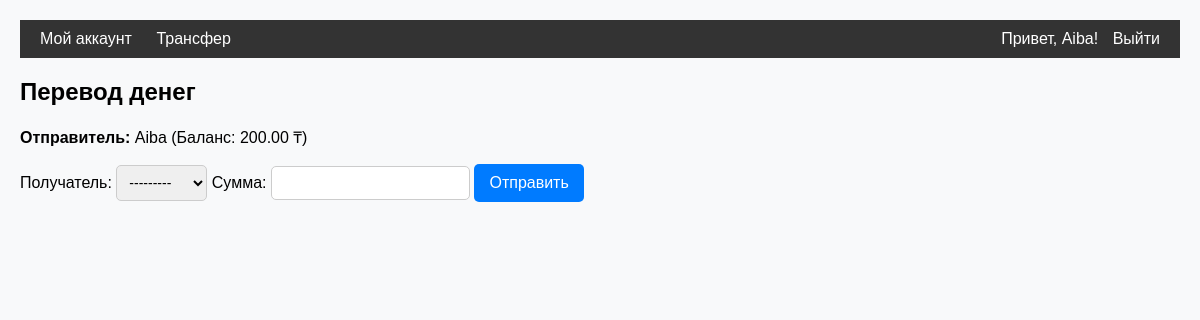
The app's page /transfer/ (signed in), older data.
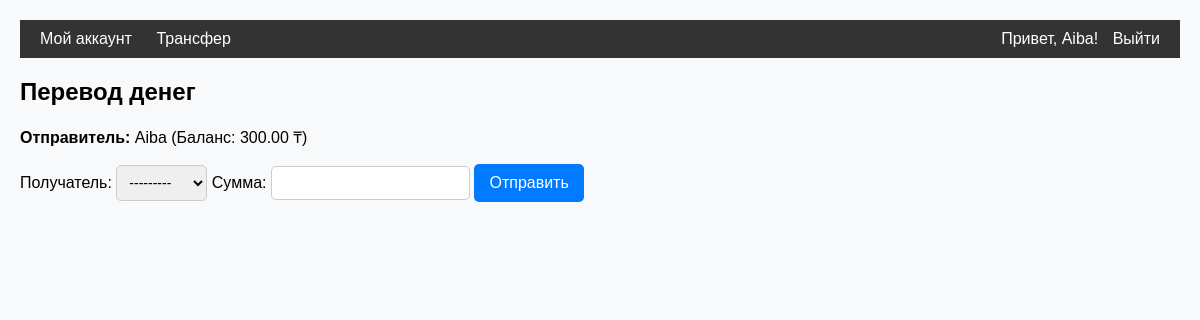
The same page, newer data.
### users/models.py (models this page shows, shortened)
class UserAccount(AbstractUser):
    balance = models.DecimalField(max_digits=10, decimal_places=2, default=0.00)
    deposit = models.DecimalField(max_digits=10, decimal_places=2, default=0.00)
    is_admin = models.BooleanField(default=False)
    is_manager = models.BooleanField(default=False)
    is_customer = models.BooleanField(default=True)
    def __str__(self):
        return self.username

### users/views.py (the view)
# urls.py: path('transfer/', views.transfer_money, name='transfer'),
@login_required
def transfer_money(request):
    if request.method == "POST":
        form = TransferForm(request.POST, current_user=request.user)
        if form.is_valid():
            sender = request.user
            receiver = form.cleaned_data['receiver']
            amount = form.cleaned_data['amount']
            if sender.balance >= amount:
                transaction = Transaction.objects.create(
                    sender=sender,
                    receiver=receiver,
                    amount=amount,
                    status="pending"
                )
                transaction.complete_transaction()
                messages.success(request, "Перевод успешно выполнен!")
                return redirect('profile')
            else:
                form.add_error(None, "Недостаточно средств")
    else:
        form = TransferForm(current_user=request.user)
    return render(request, 'users/transfer.html', {'form': form})

### users/forms.py
class TransferForm(forms.Form):
    receiver = forms.ModelChoiceField(queryset=UserAccount.objects.none(), label="Получатель")
    amount = forms.DecimalField(label="Сумма", min_value=0.01, decimal_places=2)
    def __init__(self, *args, **kwargs):
        current_user = kwargs.pop('current_user')
        super().__init__(*args, **kwargs)
        self.fields['receiver'].queryset = UserAccount.objects.exclude(id=current_user.id)

### users/templates/users/transfer.html (shortened to what this page needs)
{% extends 'users/base.html' %}
{% block content %}
<h2>Перевод денег</h2>
<p><strong>Отправитель:</strong> {{ user.username }} (Баланс: {{ user.balance }} ₸)</p>
<form method="post">
    <label for="id_receiver">Получатель:</label>
    {{ form.receiver }}
    <label for="id_amount">Сумма:</label>
    {{ form.amount }}
    <button type="submit">Отправить</button>
</form>
{% endblock %}

### users/templates/users/base.html (shortened to what this page needs)
<!DOCTYPE html>
    {% load static %}
<html lang="ru">
<head>
    <link rel="stylesheet" href="{% static 'css/styles.css' %}">
</head>
<body>
    <div class="navbar">
        <div>
            <a href="{% url 'profile' %}">Мой аккаунт</a>
            <a href="{% url 'transfer' %}">Трансфер</a>
        </div>
        <div>
            {% if user.is_authenticated %}
                <span>Привет, {{ user.username }}!</span>
                <a href="{% url 'logout' %}">Выйти</a>
            {% else %}
                <a href="{% url 'login' %}">Войти</a>
            {% endif %}
        </div>
    </div>
    <div>
        {% block content %}{% endblock %}
    </div>
</body>
</html>

Row changes from the older to the newer data that the page shows:
changed UserAccount "Aiba": balance "200.00" → "300.00"
